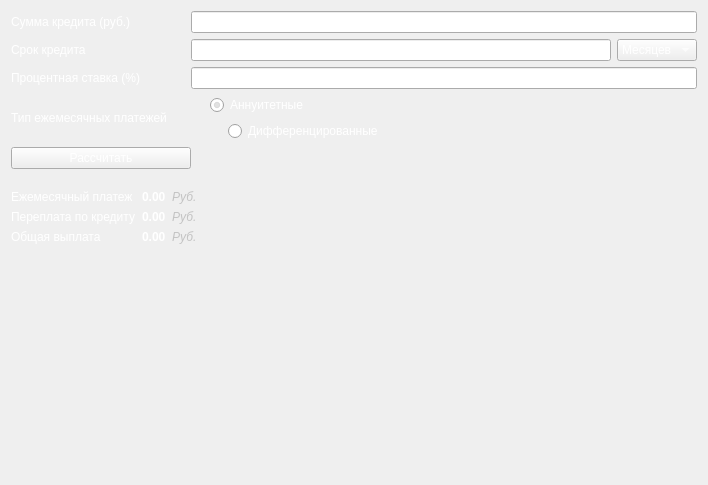
<?xml version="1.0" encoding="UTF-8"?>
<ui version="4.0">
 <class>CreditView</class>
 <widget class="QWidget" name="CreditView">
  <property name="geometry">
   <rect>
    <x>0</x>
    <y>0</y>
    <width>708</width>
    <height>485</height>
   </rect>
  </property>
  <property name="windowTitle">
   <string>Form</string>
  </property>
  <property name="styleSheet">
   <string notr="true">QWidget {
color:rgb(255, 255, 255);
}</string>
  </property>
  <layout class="QVBoxLayout" name="verticalLayout">
   <item>
    <layout class="QGridLayout" name="gridLayout_4">
     <item row="0" column="0">
      <widget class="QLabel" name="label_3">
       <property name="text">
        <string>Сумма кредита (руб.)</string>
       </property>
      </widget>
     </item>
     <item row="0" column="1" colspan="2">
      <widget class="QLineEdit" name="credit_sum_edit"/>
     </item>
     <item row="1" column="0">
      <widget class="QLabel" name="label_4">
       <property name="text">
        <string>Срок кредита</string>
       </property>
      </widget>
     </item>
     <item row="1" column="1" colspan="2">
      <layout class="QHBoxLayout" name="horizontalLayout_6">
       <item>
        <widget class="QLineEdit" name="credit_months_edit"/>
       </item>
       <item>
        <widget class="QComboBox" name="credit_period_box">
         <item>
          <property name="text">
           <string>Месяцев</string>
          </property>
         </item>
         <item>
          <property name="text">
           <string>Лет</string>
          </property>
         </item>
        </widget>
       </item>
      </layout>
     </item>
     <item row="2" column="0">
      <widget class="QLabel" name="label_5">
       <property name="minimumSize">
        <size>
         <width>174</width>
         <height>0</height>
        </size>
       </property>
       <property name="text">
        <string>Процентная ставка (%)</string>
       </property>
      </widget>
     </item>
     <item row="2" column="1" colspan="2">
      <widget class="QLineEdit" name="credit_interest_edit"/>
     </item>
     <item row="3" column="0" colspan="2">
      <widget class="QLabel" name="label_6">
       <property name="sizePolicy">
        <sizepolicy hsizetype="Fixed" vsizetype="Preferred">
         <horstretch>0</horstretch>
         <verstretch>0</verstretch>
        </sizepolicy>
       </property>
       <property name="text">
        <string>Тип ежемесячных платежей</string>
       </property>
      </widget>
     </item>
     <item row="3" column="2">
      <layout class="QVBoxLayout" name="verticalLayout_5">
       <property name="spacing">
        <number>6</number>
       </property>
       <property name="sizeConstraint">
        <enum>QLayout::SetMaximumSize</enum>
       </property>
       <item>
        <layout class="QHBoxLayout" name="horizontalLayout_7">
         <item>
          <widget class="QLabel" name="label_13">
           <property name="maximumSize">
            <size>
             <width>25</width>
             <height>25</height>
            </size>
           </property>
           <property name="toolTip">
            <string notr="true">Аннуитетный платеж – вариант
             ежемесячного платежа по кредиту, когда
             размер ежемесячного платежа остаётся
             постоянным на всём периоде
             кредитования.</string>
           </property>
           <property name="text">
            <string/>
           </property>
           <property name="pixmap">
            <pixmap>:/images/info.png</pixmap>
           </property>
           <property name="scaledContents">
            <bool>true</bool>
           </property>
          </widget>
         </item>
         <item>
          <widget class="QRadioButton" name="payments_annuity_radio">
           <property name="sizePolicy">
            <sizepolicy hsizetype="Expanding" vsizetype="Fixed">
             <horstretch>0</horstretch>
             <verstretch>0</verstretch>
            </sizepolicy>
           </property>
           <property name="text">
            <string>Аннуитетные</string>
           </property>
           <property name="checked">
            <bool>true</bool>
           </property>
          </widget>
         </item>
        </layout>
       </item>
       <item>
        <layout class="QHBoxLayout" name="horizontalLayout_8">
         <item>
          <widget class="QLabel" name="label_22">
           <property name="maximumSize">
            <size>
             <width>25</width>
             <height>25</height>
            </size>
           </property>
           <property name="toolTip">
            <string notr="true">Дифференцированный платеж – вариант
             ежемесячного платежа по кредиту, когда
             размер ежемесячного платежа по
             погашению кредита постепенно
             уменьшается к концу периода
             кредитования.</string>
           </property>
           <property name="text">
            <string/>
           </property>
           <property name="pixmap">
            <pixmap>:/images/info.png</pixmap>
           </property>
           <property name="scaledContents">
            <bool>true</bool>
           </property>
          </widget>
         </item>
         <item>
          <widget class="QRadioButton" name="payments_differentiated_radio">
           <property name="text">
            <string>Дифференцированные</string>
           </property>
          </widget>
         </item>
        </layout>
       </item>
      </layout>
     </item>
    </layout>
   </item>
   <item>
    <layout class="QHBoxLayout" name="horizontalLayout_9">
     <item>
      <widget class="QPushButton" name="credit_calculate_button">
       <property name="minimumSize">
        <size>
         <width>180</width>
         <height>0</height>
        </size>
       </property>
       <property name="styleSheet">
        <string notr="true">QPushButton {
  transition-duration: 0.4s;
}

QPushButton:Hover {
  background-color: rgb(232,112,25)
  color: white;
}
</string>
       </property>
       <property name="text">
        <string>Рассчитать</string>
       </property>
      </widget>
     </item>
     <item>
      <spacer name="horizontalSpacer">
       <property name="orientation">
        <enum>Qt::Horizontal</enum>
       </property>
       <property name="sizeHint" stdset="0">
        <size>
         <width>40</width>
         <height>20</height>
        </size>
       </property>
      </spacer>
     </item>
    </layout>
   </item>
   <item>
    <layout class="QFormLayout" name="formLayout">
     <property name="topMargin">
      <number>15</number>
     </property>
     <item row="0" column="0">
      <widget class="QLabel" name="label_7">
       <property name="text">
        <string>Ежемесячный платеж</string>
       </property>
      </widget>
     </item>
     <item row="0" column="1">
      <layout class="QHBoxLayout" name="horizontalLayout_10">
       <item>
        <widget class="QLabel" name="credit_result_1">
         <property name="font">
          <font>
           <bold>true</bold>
          </font>
         </property>
         <property name="text">
          <string>0.00</string>
         </property>
        </widget>
       </item>
       <item>
        <widget class="QLabel" name="label_10">
         <property name="sizePolicy">
          <sizepolicy hsizetype="MinimumExpanding" vsizetype="Preferred">
           <horstretch>0</horstretch>
           <verstretch>0</verstretch>
          </sizepolicy>
         </property>
         <property name="font">
          <font>
           <italic>true</italic>
          </font>
         </property>
         <property name="text">
          <string>&lt;html&gt;&lt;head/&gt;&lt;body&gt;&lt;p&gt;&lt;span style=&quot; color:#c3c3c3;&quot;&gt;Руб.&lt;/span&gt;&lt;/p&gt;&lt;/body&gt;&lt;/html&gt;</string>
         </property>
        </widget>
       </item>
      </layout>
     </item>
     <item row="1" column="0">
      <widget class="QLabel" name="label_8">
       <property name="text">
        <string>Переплата по кредиту</string>
       </property>
      </widget>
     </item>
     <item row="1" column="1">
      <layout class="QHBoxLayout" name="horizontalLayout_11">
       <item>
        <widget class="QLabel" name="credit_result_2">
         <property name="font">
          <font>
           <bold>true</bold>
          </font>
         </property>
         <property name="text">
          <string>0.00</string>
         </property>
        </widget>
       </item>
       <item>
        <widget class="QLabel" name="label_11">
         <property name="sizePolicy">
          <sizepolicy hsizetype="MinimumExpanding" vsizetype="Preferred">
           <horstretch>0</horstretch>
           <verstretch>0</verstretch>
          </sizepolicy>
         </property>
         <property name="font">
          <font>
           <italic>true</italic>
          </font>
         </property>
         <property name="text">
          <string>&lt;html&gt;&lt;head/&gt;&lt;body&gt;&lt;p&gt;&lt;span style=&quot; color:#c3c3c3;&quot;&gt;Руб.&lt;/span&gt;&lt;/p&gt;&lt;/body&gt;&lt;/html&gt;</string>
         </property>
        </widget>
       </item>
      </layout>
     </item>
     <item row="2" column="0">
      <widget class="QLabel" name="label_9">
       <property name="text">
        <string>Общая выплата</string>
       </property>
      </widget>
     </item>
     <item row="2" column="1">
      <layout class="QHBoxLayout" name="horizontalLayout_12">
       <item>
        <widget class="QLabel" name="credit_result_3">
         <property name="font">
          <font>
           <bold>true</bold>
          </font>
         </property>
         <property name="text">
          <string>0.00</string>
         </property>
        </widget>
       </item>
       <item>
        <widget class="QLabel" name="label_12">
         <property name="sizePolicy">
          <sizepolicy hsizetype="MinimumExpanding" vsizetype="Preferred">
           <horstretch>0</horstretch>
           <verstretch>0</verstretch>
          </sizepolicy>
         </property>
         <property name="font">
          <font>
           <italic>true</italic>
          </font>
         </property>
         <property name="text">
          <string>&lt;html&gt;&lt;head/&gt;&lt;body&gt;&lt;p&gt;&lt;span style=&quot; color:#c3c3c3;&quot;&gt;Руб.&lt;/span&gt;&lt;/p&gt;&lt;/body&gt;&lt;/html&gt;</string>
         </property>
        </widget>
       </item>
      </layout>
     </item>
    </layout>
   </item>
   <item>
    <spacer name="verticalSpacer_3">
     <property name="orientation">
      <enum>Qt::Vertical</enum>
     </property>
     <property name="sizeHint" stdset="0">
      <size>
       <width>20</width>
       <height>130</height>
      </size>
     </property>
    </spacer>
   </item>
  </layout>
 </widget>
 <resources>
  <include location="qrc.qrc"/>
 </resources>
 <connections/>
</ui>
